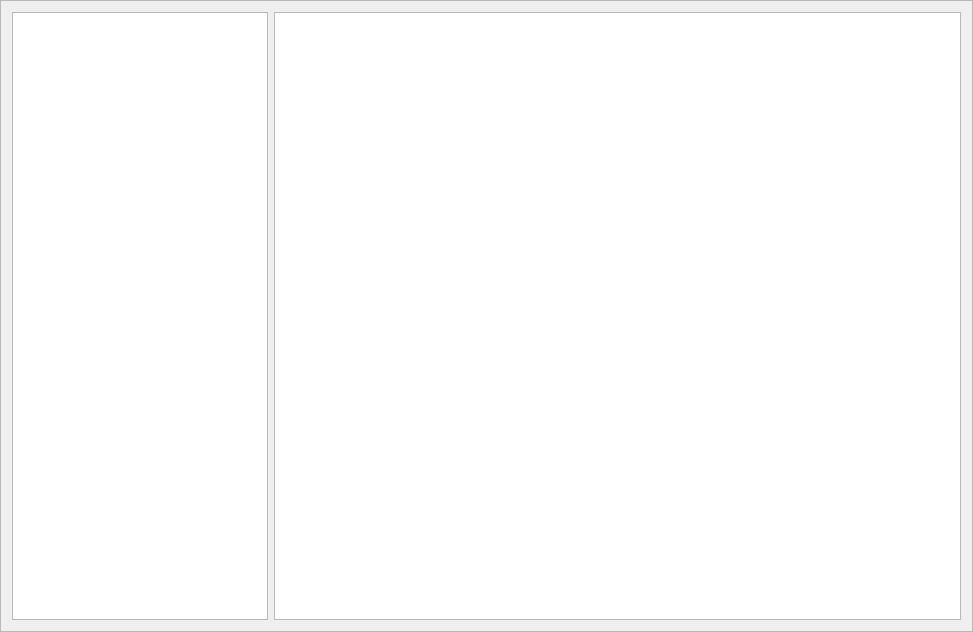
<?xml version="1.0" encoding="UTF-8"?>
<ui version="4.0">
 <class>TextFileViewer</class>
 <widget class="QFrame" name="TextFileViewer">
  <property name="geometry">
   <rect>
    <x>0</x>
    <y>0</y>
    <width>973</width>
    <height>632</height>
   </rect>
  </property>
  <property name="windowTitle">
   <string>Frame</string>
  </property>
  <property name="frameShape">
   <enum>QFrame::StyledPanel</enum>
  </property>
  <property name="frameShadow">
   <enum>QFrame::Raised</enum>
  </property>
  <layout class="QHBoxLayout" name="horizontalLayout">
   <item>
    <widget class="QListWidget" name="list">
     <property name="sizePolicy">
      <sizepolicy hsizetype="Maximum" vsizetype="Expanding">
       <horstretch>0</horstretch>
       <verstretch>0</verstretch>
      </sizepolicy>
     </property>
    </widget>
   </item>
   <item>
    <widget class="QPlainTextEdit" name="text_edit">
     <property name="sizePolicy">
      <sizepolicy hsizetype="Minimum" vsizetype="Minimum">
       <horstretch>0</horstretch>
       <verstretch>0</verstretch>
      </sizepolicy>
     </property>
     <property name="minimumSize">
      <size>
       <width>600</width>
       <height>600</height>
      </size>
     </property>
     <property name="overwriteMode">
      <bool>false</bool>
     </property>
    </widget>
   </item>
  </layout>
 </widget>
 <resources/>
 <connections/>
</ui>
